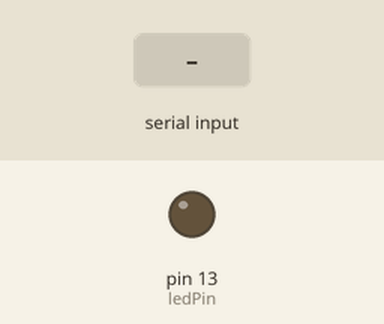
A sketch run on a simulated Arduino Uno, built with avr-gcc and run on an emulated ATmega328P. Shown: output pins drawn as LEDs (lit = HIGH). Dashed ring = blinking. Inputs (shaded band) come from the test bench. What the sketch prints to the serial monitor is not drawn.

Above: at 1.2 s.
1.3 s: "1" received over Serial
At 1.7 s:
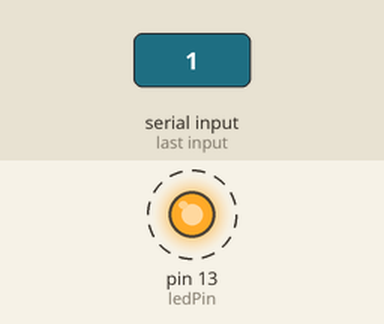
4.3 s: "0" received over Serial
Timing chart, 0 to 7.3 s (numbered marks = the images above; inputs shaded):
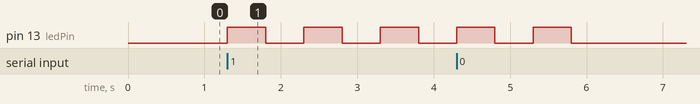

The sketch:

drowsiaurdino.ino
```cpp
int ledPin = 13;

void setup() {
  pinMode(ledPin, OUTPUT);
  Serial.begin(9600);
}

void loop() {
  if (Serial.available() > 0) {
    char command = Serial.read();
    if (command == '1')
    {
      for(int i=0 ; i<5 ; i++ )
      {
        digitalWrite(LED_BUILTIN, HIGH);  // turn the LED on (HIGH is the voltage level)
        delay(500);                      // wait for a second
        digitalWrite(LED_BUILTIN, LOW);   // turn the LED off by making the voltage LOW
        delay(500);                      // wait for a second
      }
      Serial.println("LED is ON");
    }


    else if (command == '0') {
      digitalWrite(ledPin, LOW);
      Serial.println("LED is OFF");
    }
  }
}
```

Measured:
- after the input at 1.3 s, pin 13 (ledPin): alternates HIGH for 0.50 s and LOW for 0.50 s, starting at once
